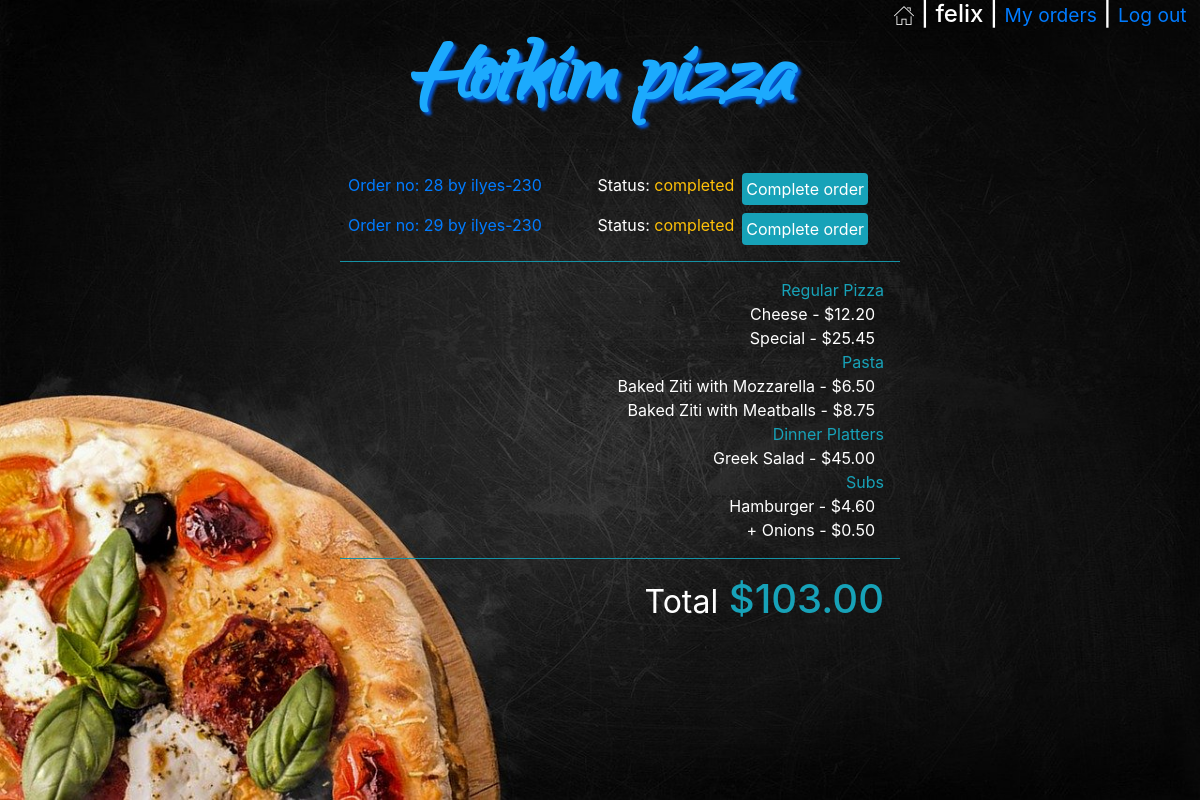
The page /orders_manager/ilyes-230/28 (signed in) on the database its author committed.
### orders/models.py (models this page shows, shortened)
class User_order(models.Model):
    user=models.ForeignKey(User,on_delete=models.CASCADE)
    order_number=models.IntegerField()
    topping_allowance=models.IntegerField(default=0)
    status=models.CharField(max_length=64,default='initiated')

class Order2(models.Model):
    user=models.ForeignKey(User,on_delete=models.CASCADE)
    number=models.IntegerField()
    category=models.CharField(max_length=64,null=True)
    name=models.CharField(max_length=64)
    price=models.DecimalField(max_digits=4,decimal_places=2)
    def __str__(self):
        return f"{self.name} - ${self.price} "

### orders/views.py (the view)
# urls.py: path("orders_manager/<str:user>/<str:order_number>", views.orders_manager, name="orders_manager"),
def orders_manager(request,user,order_number):
    user=User.objects.get(username=user)
    context = {
        "Checkout":Order2.objects.filter(user=user,number=order_number),
        "Checkout_category":Order2.objects.filter(user=user,number=order_number).values_list('category').distinct(),
        "Total":list(Order2.objects.filter(user=user,number=order_number).aggregate(Sum('price')).values())[0],
        "user":request.user,
        "Category": Category.objects.all(),
        "Order_number":order_number,
        "All_orders":User_order.objects.exclude(status='initiated')
    }
    return render(request,"orders_manager.html",context)

### orders/templates/orders_manager.html (shortened to what this page needs)
<!DOCTYPE html>
<html style="height:100%">
<head>
    {% load static %}
    <link rel="stylesheet" type="text/css" href="{% static 'styles.css' %}">
    <link rel="stylesheet" href="https://maxcdn.bootstrapcdn.com/bootstrap/4.1.3/css/bootstrap.min.css">
</head>
<body style="height:100%">
    <img id='pizza_background' style="width: 100%; height: 100vh; background-size: cover;" src="{% static 'pizzalove.jpg' %}">
    {% if Category %}
    <div id='username' style="background-color:transparent !important;">
        <h4 class='px-2' ><a href="{% url 'index' %}"><img src="{% static 'home.png' %}"></a> |
            {{user.username}} |
            {% if not user.is_superuser %}
            <small><a href="{% url 'my_orders' Order_number %}">My orders</a></small> |
            {% endif %}
            <small><a href="{% url 'logout' %}"> Log out&nbsp;</a></small>
        </h4>
    </div>
    {% endif %}
    <p id='logo' class='text-center m-0 font-weight-bold'><a href="{% url 'index' %}">Hotkim pizza</a></p>
    <div id='my_orders_container' class='w-50 mx-auto' >
        <div class=' text-left pr-3'>
            <ul >
                {% for row in All_orders%}
                <li class='p-2' >
                    <a href="{% url 'orders_manager' row.user row.order_number  %}"><span>Order no: {{row.order_number}} by {{row.user}}</span></a>
                    <a href="{% url 'complete_order' row.user row.order_number  %}"><span class='float-right mx-2 p-1 bg-info rounded text-white'>Complete order</span></a>
                    <span class='float-right'>Status: <span class='text-warning'>{{row.status}}</span></span>
                </li>
                {% endfor %}
            </ul>
        </div>
        <ul>
            <hr class='bg-info'>
            {% for check_cat in Checkout_category %}
                <li class='text-info text-right pr-3'>{{check_cat|cut:"("|cut:")"|cut:","|cut:"'"}}</li>
                {% for row in Checkout %}
                {% if row.category == check_cat|cut:"("|cut:")"|cut:","|cut:"'"  %}
                <li class='pr-3 text-right'>{{row}}&nbsp;</li>
                {% endif %}
                {% endfor %}
            {% endfor %}
            <hr class='bg-info'>
            <li class='text-info text-right pr-3 '><h1><small class='text-white'>Total</small> ${{Total|floatformat:2}}</h1></li>
        </ul>
    </div>
</body>
</html>

### orders/static/styles.css (style rules this page uses)
#pizza_background { position: absolute; z-index:-99; }
#logo { padding:0px; font-family: webLogo ; font-size: 110px; text-shadow: 3px 3px 3px rgb(5, 87, 211); }
#logo a:link, #place_order:link, #confirm_order:link { color:rgb(28, 170, 253); }
#center_box,#username { color: white; }
#username { position: absolute; right: 0; }
li { list-style-type: none; }
#my_orders_container { color: white; }

### rows shown on the page
User_order: order_number "28", user "ilyes-230", status "completed"
User_order: order_number "29", user "ilyes-230", status "completed"
Order2: name+price "Cheese - $12.20"
Order2: name+price "Special - $25.45"
Order2: name+price "Baked Ziti with Mozzarella - $6.50"
Order2: name+price "Baked Ziti with Meatballs - $8.75"
Order2: name+price "Greek Salad - $45.00"
Order2: name+price "Hamburger - $4.60"
Order2: name+price "+ Onions - $0.50"

### other values the page prints
{{ user.username }} "felix"
{{ check_cat|cut:"("|cut:")"|cut:","|cut:"'" }} "Regular Pizza" "Pasta" "Dinner Platters" "Subs"
{{ Total|floatformat:2 }} "103.00"
